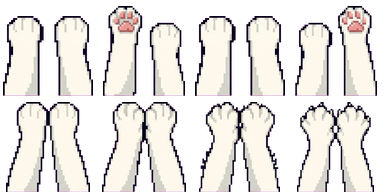
#> input picture assets/paws.png, 384 x 192 px
$ python extract.py ../assets/paws.png
#> lines starting #> are read from the running program, lines starting #| are printed output that depends on the picture; after the words box and inside, x2 and y2 are one past the last pixel; in counts of white or black regions, pixels touching at a corner belong together
#!/usr/bin/env python3
"""Analyse the CAT HERO sprite sheet: find the background, label sprites, print boxes."""
import sys
from collections import deque

import numpy as np
from PIL import Image

SRC = sys.argv[1] if len(sys.argv) > 1 else "/home/husni/.hermes/cache/images/img_6d824cfd0f3b.jpg"

im = Image.open(SRC).convert("RGB")
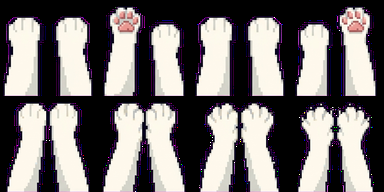
#> im: PIL image 384x192 RGB; mean R, G, B 118.4, 113.2, 113.1
a = np.asarray(im).astype(np.int16)
h, w, _ = a.shape
#> h = 192; w = 384

# background = median of the border ring
border = np.concatenate([a[0:4].reshape(-1, 3), a[-4:].reshape(-1, 3),
                         a[:, 0:4].reshape(-1, 3), a[:, -4:].reshape(-1, 3)])
bg = np.median(border, axis=0)
#> bg = [0, 0, 0]
print("size", w, h, "bg", bg)
#| size 384 192 bg [0. 0. 0.]

dist = np.abs(a - bg).sum(axis=2)
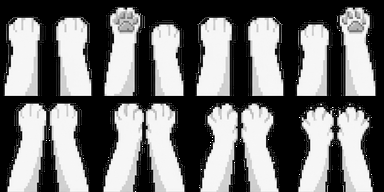
#> dist: shape (192, 384) float64; min 0, max 765, mean 344.7; drawn with min black and max white
mask = dist > 60          # non-background
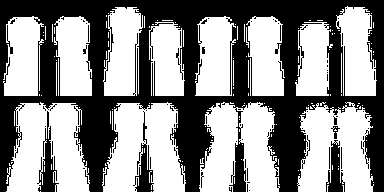
#> mask: shape (192, 384) bool; 55.1% white; 87 black regions (76 under 20 px), largest, box (x1, y1, x2, y2) and area: (0, 0, 384, 192) 30778, (37, 111, 59, 192) 663, (133, 111, 154, 192) 573
# kill isolated jpeg noise
print("ink pixels", int(mask.sum()), f"({mask.mean()*100:.1f}%)")
#| ink pixels 40607 (55.1%)

seen = np.zeros_like(mask, dtype=bool)
boxes = []
H, W = mask.shape
#> H = 192; W = 384
for y in range(H):
    row = mask[y]
    for x in np.nonzero(row & ~seen[y])[0]:
        if seen[y, x]:
            continue
        q = deque([(y, x)])
        seen[y, x] = True
        minx = maxx = x
        miny = maxy = y
        n = 0
        while q:
            cy, cx = q.popleft()
            n += 1
            if cx < minx: minx = cx
            if cx > maxx: maxx = cx
            if cy < miny: miny = cy
            if cy > maxy: maxy = cy
            for dy in (-1, 0, 1):
                ny = cy + dy
                if ny < 0 or ny >= H:
                    continue
                for dx in (-1, 0, 1):
                    nx = cx + dx
                    if nx < 0 or nx >= W:
                        continue
                    if mask[ny, nx] and not seen[ny, nx]:
                        seen[ny, nx] = True
                        q.append((ny, nx))
        boxes.append((minx, miny, maxx - minx + 1, maxy - miny + 1, n))
#> after the loop, boxes = 143 items, first 6: (336, 6, 41, 90, 2611), (103, 7, 40, 89, 2645), (108, 13, 1, 1, 1), (371, 13, 1, 1, 1), (106, 15, 1, 2, 2), (3, 16, 41, 80, 2522)

boxes.sort(key=lambda b: (b[1], b[0]))
print("components", len(boxes))
#| components 143
big = [b for b in boxes if b[4] > 150 and b[2] > 12 and b[3] > 12]
#> big = 12 items, first 6: (336, 6, 41, 90, 2611), (103, 7, 40, 89, 2645), (3, 16, 41, 80, 2522), (54, 16, 38, 80, 2434), (195, 16, 41, 80, 2536), (246, 16, 39, 80, 2417)
print("sprite-like", len(big))
#| sprite-like 12
for b in big:
    print(f"  x={b[0]:4d} y={b[1]:4d} w={b[2]:3d} h={b[3]:3d} area={b[4]:5d}")
#> this loop made 12 passes
#> b on passes 1 to 12: (336, 6, 41, 90, 2611), (103, 7, 40, 89, 2645), (3, 16, 41, 80, 2522), (54, 16, 38, 80, 2434), (195, 16, 41, 80, 2536), (246, 16, 39, 80, 2417), (149, 22, 36, 74, 2138), (295, 22, 38, 74, 2125), (6, 102, 84, 90, 5268), (102, 102, 84, 90, 5298), (199, 102, 81, 90, 5140), (297, 102, 77, 90, 4781)
#|   x= 336 y=   6 w= 41 h= 90 area= 2611
#|   x= 103 y=   7 w= 40 h= 89 area= 2645
#|   x=   3 y=  16 w= 41 h= 80 area= 2522
#|   x=  54 y=  16 w= 38 h= 80 area= 2434
#|   x= 195 y=  16 w= 41 h= 80 area= 2536
#|   x= 246 y=  16 w= 39 h= 80 area= 2417
#|   x= 149 y=  22 w= 36 h= 74 area= 2138
#|   x= 295 y=  22 w= 38 h= 74 area= 2125
#> (further printed lines are left out)
